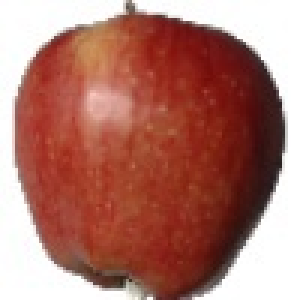
#> input picture data/raw/apple/103_100.jpg, 100 x 100 px, found by its file name (shown 3 times larger); its folder holds only this picture in this run
$ python extract_templates.py
#> lines starting #> are read from the running program, lines starting #| are printed output that depends on the picture; after the words box and inside, x2 and y2 are one past the last pixel; in counts of white or black regions, pixels touching at a corner belong together
### src/utils.py
import math
import os

import cv2
import numpy as np


def ensure_dir(path):
    if not os.path.exists(path):
        os.makedirs(path)


def clean_mask(mask, kernel_size=5, iterations=1):
    kernel = np.ones((kernel_size, kernel_size), np.uint8)
    opened = cv2.morphologyEx(mask, cv2.MORPH_OPEN, kernel, iterations=iterations)
    closed = cv2.morphologyEx(opened, cv2.MORPH_CLOSE, kernel, iterations=iterations)
    return closed


def largest_contour_mask(mask):
    contours, _ = cv2.findContours(mask, cv2.RETR_EXTERNAL, cv2.CHAIN_APPROX_SIMPLE)
    new_mask = np.zeros_like(mask)

    if not contours:
        return new_mask

    largest = max(contours, key=cv2.contourArea)
    cv2.drawContours(new_mask, [largest], -1, 255, thickness=-1)
    return new_mask


# [43 lines left out: functions circularity, contour_mask, contour_features, touches_image_edge, not called in this run]


def hue_distance(value, reference):
    diff = abs(float(value) - float(reference))
    return min(diff, 180.0 - diff)


# [36 lines left out: functions bbox_iou, non_max_suppression, not called in this run]


def save_rgba(bgr_image, alpha_mask, save_path):
    b, g, r = cv2.split(bgr_image)
    rgba = cv2.merge([b, g, r, alpha_mask])
    cv2.imwrite(save_path, rgba)

### src/extract_templates.py
import os
import cv2
import numpy as np
from utils import ensure_dir, clean_mask, largest_contour_mask, save_rgba

RAW_DIR = "data/raw"
TEMPLATE_DIR = "data/templates"

FRUITS = ["apple", "banana", "orange"]


def remove_white_background(image):
    hsv = cv2.cvtColor(image, cv2.COLOR_BGR2HSV)

    # white background = low saturation + high value
    lower_white = np.array([0, 0, 180], dtype=np.uint8)
    upper_white = np.array([180, 80, 255], dtype=np.uint8)

    white_mask = cv2.inRange(hsv, lower_white, upper_white)
    fruit_mask = cv2.bitwise_not(white_mask)

    fruit_mask = clean_mask(fruit_mask, kernel_size=5)
    fruit_mask = largest_contour_mask(fruit_mask)

    fruit_only = cv2.bitwise_and(image, image, mask=fruit_mask)
    return fruit_only, fruit_mask


def process_fruit_class(fruit_name):
    input_dir = os.path.join(RAW_DIR, fruit_name)
    output_dir = os.path.join(TEMPLATE_DIR, fruit_name)

    ensure_dir(output_dir)

    count = 0

    for filename in os.listdir(input_dir):
        if not filename.lower().endswith((".jpg", ".jpeg", ".png")):
            continue

        path = os.path.join(input_dir, filename)
        image = cv2.imread(path)

        if image is None:
            continue

        fruit_only, fruit_mask = remove_white_background(image)

        if cv2.countNonZero(fruit_mask) < 300:
            continue

        save_name = f"{fruit_name}_{count:02d}.png"
        save_path = os.path.join(output_dir, save_name)

        save_rgba(fruit_only, fruit_mask, save_path)
        count += 1

    print(f"[INFO] Saved {count} templates for {fruit_name}")


def main():
    ensure_dir(TEMPLATE_DIR)

    for fruit in FRUITS:
        process_fruit_class(fruit)
#> in process_fruit_class, image is the input picture: shape (100, 100, 3); mean B, G, R 108.9, 119.2, 174.7
#> in remove_white_background, `hsv = cv2.cvtColor(image, cv2.COLOR_BGR2HSV)`: hsv: shape (100, 100, 3); mean H, S, V 19, 120.4, 174.9
#> in remove_white_background, `white_mask = cv2.inRange(hsv, lower_white, upper_white)`:
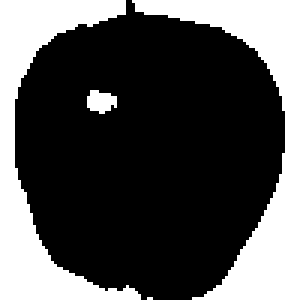
#> white_mask: shape (100, 100) (shown 3 times larger); 31.6% white; 4 white regions (1 under 20 px), largest, box (x1, y1, x2, y2) and area: (44, 0, 100, 100) 1610, (0, 0, 47, 100) 1486, (29, 30, 39, 38) 58
#> in clean_mask, `opened = cv2.morphologyEx(mask, cv2.MORPH_OPEN, kernel, iterations=ite..`: opened: shape (100, 100); 68.2% white; 2 black regions, box (x1, y1, x2, y2) and area: (0, 0, 100, 100) 3117, (29, 30, 39, 38) 59
#> in clean_mask, `closed = cv2.morphologyEx(opened, cv2.MORPH_CLOSE, kernel, iterations=..`:
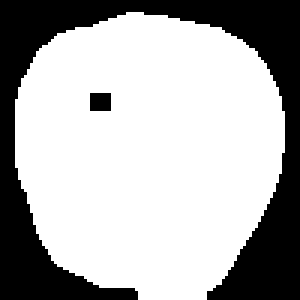
#> closed: shape (100, 100) (shown 3 times larger); 68.5% white; 2 black regions
#> in largest_contour_mask, `contours, _ = cv2.findContours(mask, cv2.RETR_EXTERNAL, cv2.CHAIN_APPR..`: contours = 1 contour; box (x1, y1, x2, y2) and area: (5, 4, 95, 100) 6756
#> in largest_contour_mask, `largest = max(contours, key=cv2.contourArea)`: largest = contour of 139 points, box (x1, y1, x2, y2) (5, 4, 95, 100), area 6756
#> in largest_contour_mask, `cv2.drawContours(new_mask, [largest], -1, 255, thickness=-1)`:
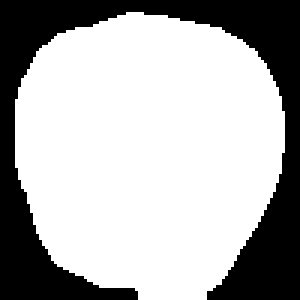
#> new_mask: shape (100, 100) (shown 3 times larger); 69% white; 1 black region, box (x1, y1, x2, y2) and area: (0, 0, 100, 100) 3104
#> in remove_white_background, `fruit_only = cv2.bitwise_and(image, image, mask=fruit_mask)`:
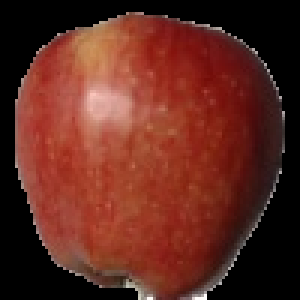
#> fruit_only: shape (100, 100, 3) (shown 3 times larger); mean B, G, R 31.6, 41.6, 96.9
#> in save_rgba, `b, g, r = cv2.split(bgr_image)`:
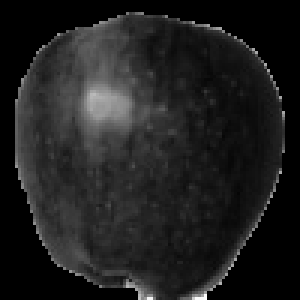
#> b: shape (100, 100) (shown 3 times larger); min 0, max 253, mean 31.6
#> in save_rgba, `b, g, r = cv2.split(bgr_image)`:
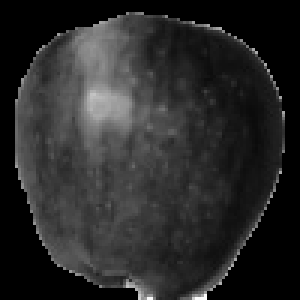
#> g: shape (100, 100) (shown 3 times larger); min 0, max 253, mean 41.6
#> in save_rgba, `b, g, r = cv2.split(bgr_image)`:
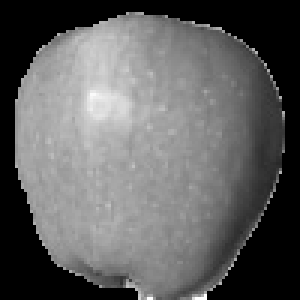
#> r: shape (100, 100) (shown 3 times larger); min 0, max 255, mean 96.9
#> pass 2 of the loop in main, `for fruit in FRUITS:`:
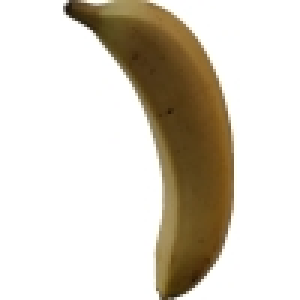
#> input picture data/raw/banana/r0_109_100.jpg, 100 x 100 px, found by its file name (shown 3 times larger)
#> in process_fruit_class, image is the input picture: shape (100, 100, 3); mean B, G, R 199.5, 211.1, 217.6
#> hsv: shape (100, 100, 3); mean H, S, V 7.2, 43.2, 217.6
#> in remove_white_background (call 2), `white_mask = cv2.inRange(hsv, lower_white, upper_white)`:
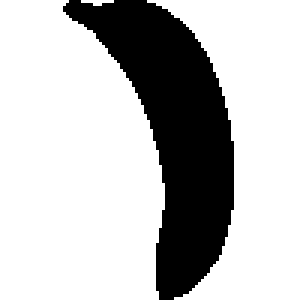
#> white_mask: shape (100, 100) (shown 3 times larger); 74.7% white; 1 black region, box (x1, y1, x2, y2) and area: (21, 0, 78, 100) 2529
#> opened: shape (100, 100); 25.2% white; 1 white region, box (x1, y1, x2, y2) and area: (23, 0, 78, 100) 2519
#> closed: shape (100, 100); 25.5% white; 1 white region
#> contours = 1 contour; box (x1, y1, x2, y2) and area: (23, 0, 78, 100) 2429
#> in save_rgba (call 2), `b, g, r = cv2.split(bgr_image)`:
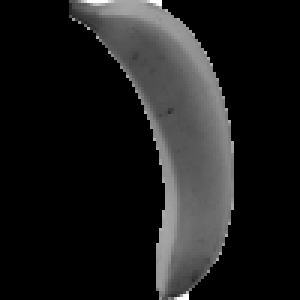
#> r: shape (100, 100) (shown 3 times larger); min 0, max 255, mean 28.2

    print("[DONE] Template extraction finished.")


if __name__ == "__main__":
#> (the run stopped early here; a loop or call above may not have finished)
